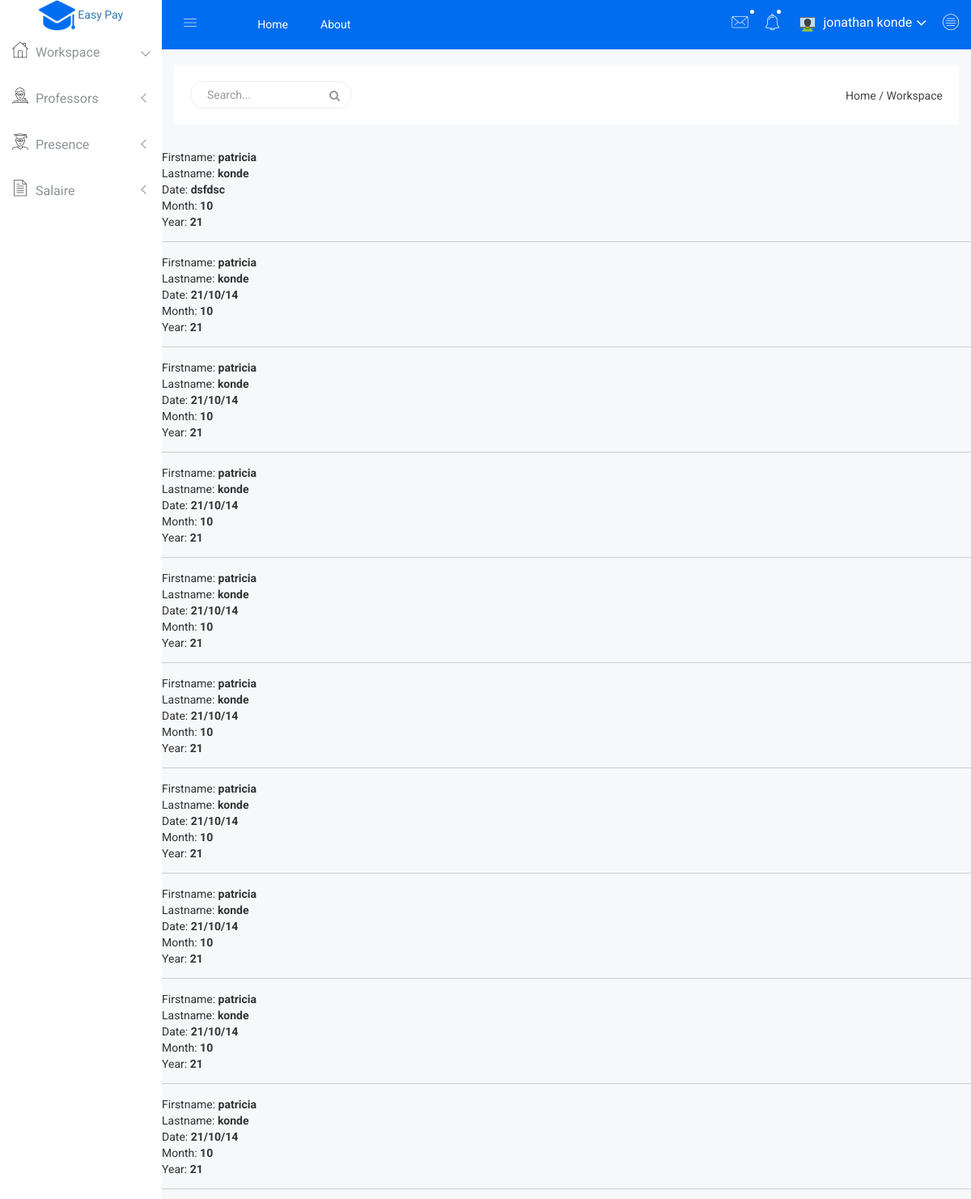
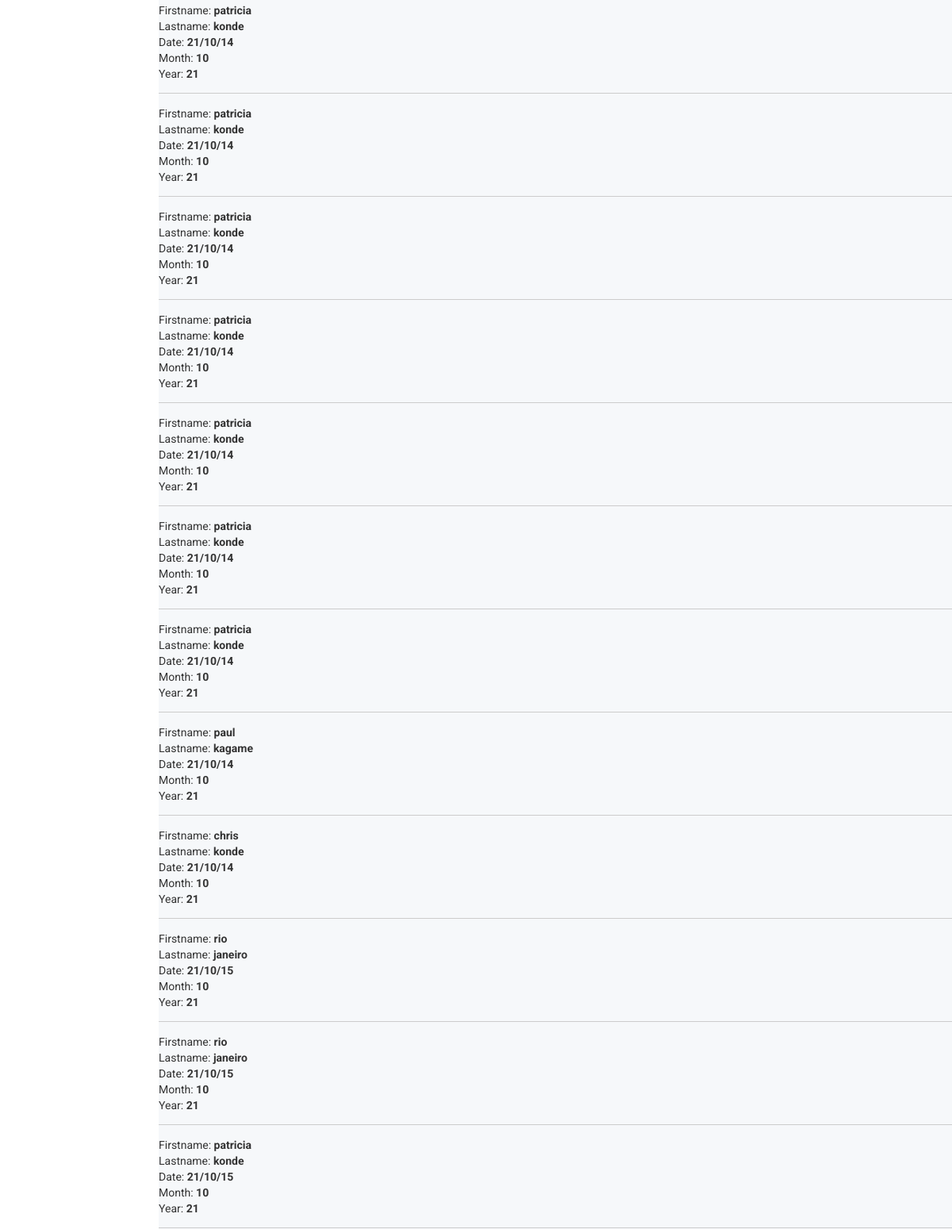
Page /all-presence.php (signed in) on the committed database (2 pictures, top to bottom).
### tables this page shows
CREATE TABLE `presence` (
  `ID` int(11) NOT NULL,
  `ID_USER` int(11) DEFAULT NULL,
  `REGDATE` varchar(255) DEFAULT NULL,
  `STATUS` int(11) DEFAULT NULL,
  `MONTH` varchar(255) DEFAULT NULL,
  `YEAR` varchar(255) DEFAULT NULL
);

CREATE TABLE `user` (
  `ID` int(11) NOT NULL,
  `EMAIL` varchar(255) DEFAULT NULL,
  `PASSWORD` varchar(255) DEFAULT NULL,
  `FIRSTNAME` varchar(255) DEFAULT NULL,
  `LASTNAME` varchar(255) DEFAULT NULL,
  `ROLE` int(11) DEFAULT NULL,
  `REGDATE` varchar(255) DEFAULT NULL
);

### models/connexion.php (called while the page is built, shortened)
<?php
class connexion
{
	private $user_bd="root";
    private  $pass_bd="";
    private  $hote_bd="localhost";
    private  $nom_bd="easypay";
public function ouverture()
    {
$this->_connect_tout=new PDO('mysql:host='.$this->hote_bd.';dbname='.$this->nom_bd.';charset=utf8mb4',$this->user_bd, $this->pass_bd);
    }
}
?>

### models/Presence.php (called while the page is built, shortened)
<?php
class Presence extends connexion
{
public  $error_msg="";
public $error_pas=0;
public function afficher_tout()
{
$date_inscrip=date('y/m/d');
$heure_=date('H:i:s e');
$error_msg="";
$error_pas=0;
     try {
$this->stmt = $this->_connect_tout->prepare("SELECT * FROM  Presence ");
$this->stmt->execute(array());
$resultat=$this->stmt->fetchAll(PDO::FETCH_ASSOC);
return $resultat;
}catch (PDOException $e) {
ini_set('date.timezone', 'Africa/Kinshasa');
$date_inscrip="".$date_inscrip." ".$heure_;
$error_pas++;
$this->error_pas+=$error_pas;
$s=" ".get_class($this);
$error_msg=$error_msg." | "."[methode:afficher_tout][error_pas: ".$error_pas."][date:".$date_inscrip."][msg:".$e."][classe:".$s."]";
$this->error_msg=$error_msg."".$this->error_msg;
}
}
}
?>

### models/User.php (called while the page is built, shortened)
<?php
class User extends connexion
{
private $firstname;
private $lastname;
public  $error_msg="";
public $error_pas=0;
function __construct($id,$email,$password,$role,$firstname,$lastname) {
$this->firstname = $firstname;
$this->lastname = $lastname;
}
function get_firstname() {
return $this->firstname;
}
function get_lastname() {
return $this->lastname;
}
public function afficher_par_id($id)
{
$date_inscrip=date('y/m/d');
$heure_=date('H:i:s e');
$error_msg="";
$error_pas=0;
     try {
$this->stmt = $this->_connect_tout->prepare("SELECT * FROM User WHERE ID=?");
$this->stmt->execute(array($id));
$this->rows = $this->stmt->fetch();
$this->firstname=$this->rows['FIRSTNAME'];
$this->lastname=$this->rows['LASTNAME'];
}
catch (PDOException $e) {
ini_set('date.timezone', 'Africa/Kinshasa');
$date_inscrip="".$date_inscrip." ".$heure_;
$error_pas++;
$this->error_pas+=$error_pas;
$s=" ".get_class($this);
$error_msg=$error_msg." | "."[methode:afficher_par][error_pas: ".$error_pas."][date:".$date_inscrip."][msg:".$e."][classe:".$s."]";
$this->error_msg=$error_msg."".$this->error_msg;
}
}
}
?>

### all-presence.php (the view, shortened to what this page needs)
<!doctype html>
<html class="no-js" lang="en">
<head>
    <link rel="stylesheet" href="css/bootstrap.min.css">
    <link rel="stylesheet" href="css/font-awesome.min.css">
    <link rel="stylesheet" href="css/owl.carousel.css">
    <link rel="stylesheet" href="css/owl.theme.css">
    <link rel="stylesheet" href="css/owl.transitions.css">
    <link rel="stylesheet" href="css/animate.css">
    <link rel="stylesheet" href="css/normalize.css">
    <link rel="stylesheet" href="css/meanmenu.min.css">
    <link rel="stylesheet" href="css/main.css">
    <link rel="stylesheet" href="css/educate-custon-icon.css">
    <link rel="stylesheet" href="css/morrisjs/morris.css">
    <link rel="stylesheet" href="css/scrollbar/jquery.mCustomScrollbar.min.css">
    <link rel="stylesheet" href="css/metisMenu/metisMenu.min.css">
    <link rel="stylesheet" href="css/metisMenu/metisMenu-vertical.css">
    <link rel="stylesheet" href="css/calendar/fullcalendar.min.css">
    <link rel="stylesheet" href="css/calendar/fullcalendar.print.min.css">
    <link rel="stylesheet" href="style.css">
    <link rel="stylesheet" href="css/responsive.css">
</head>
<body>
    <div class="left-sidebar-pro">
        <nav id="sidebar" class="">
            <div class="sidebar-header">
                <a href="index.php" class="text-primary"><img class="main-logo" src="img/logo/logosn.png" alt="img" /> Easy Pay</a>
            </div>
            <div class="left-custom-menu-adp-wrap comment-scrollbar">
                <nav class="sidebar-nav left-sidebar-menu-pro">
                    <ul class="metismenu" id="menu1">
                        <li class="active">
                            <a class="has-arrow" href="workspace.php">
								   <span class="educate-icon educate-home icon-wrap"></span>
								   <span class="mini-click-non">Workspace</span>
								</a>
                        </li>
                        <li>
                            <a class="has-arrow" href="#" aria-expanded="false"><span class="educate-icon educate-professor icon-wrap"></span> <span class="mini-click-non">Professors</span></a>
                        </li>
                        <li>
                            <a class="has-arrow" href="#" aria-expanded="false"><span class="educate-icon educate-student icon-wrap"></span> <span class="mini-click-non">Presence</span></a>
                        </li>
                        <li>
                            <a class="has-arrow" href="#" aria-expanded="false"><span class="educate-icon educate-data-table icon-wrap"></span> <span class="mini-click-non">Salaire</span></a>
                        </li>
                    </ul>
                </nav>
            </div>
        </nav>
    </div>
    <div class="all-content-wrapper">
        <div class="container-fluid">
            <div class="row">
                <div class="col-lg-12 col-md-12 col-sm-12 col-xs-12">
                    <div class="logo-pro">
                        <a href="index.php"><img class="main-logo" src="img/logo/logo.png" alt="" /></a>
                    </div>
                </div>
            </div>
        </div>
        <div class="header-advance-area">
            <div class="header-top-area">
                <div class="container-fluid">
                    <div class="row">
                        <div class="col-lg-12 col-md-12 col-sm-12 col-xs-12">
                            <div class="header-top-wraper">
                                <div class="row">
                                    <div class="col-lg-1 col-md-0 col-sm-1 col-xs-12">
                                        <div class="menu-switcher-pro">
                                            <button type="button" id="sidebarCollapse" class="btn bar-button-pro header-drl-controller-btn btn-info navbar-btn">
													<i class="educate-icon educate-nav"></i>
												</button>
                                        </div>
                                    </div>
                                    <div class="col-lg-6 col-md-7 col-sm-6 col-xs-12">
                                        <div class="header-top-menu tabl-d-n">
                                            <ul class="nav navbar-nav mai-top-nav">
                                                <li class="nav-item"><a href="index.php" class="nav-link">Home</a>
                                                </li>
                                                <li class="nav-item"><a href="#" class="nav-link">About</a>
                                                </li>
                                            </ul>
                                        </div>
                                    </div>
                                    <div class="col-lg-5 col-md-5 col-sm-12 col-xs-12">
                                        <div class="header-right-info">
                                            <ul class="nav navbar-nav mai-top-nav header-right-menu">
                                                <li class="nav-item dropdown">
                                                    <a href="#" data-toggle="dropdown" role="button" aria-expanded="false" class="nav-link dropdown-toggle"><i class="educate-icon educate-message edu-chat-pro" aria-hidden="true"></i><span class="indicator-ms"></span></a>
                                                </li>
                                                <li class="nav-item"><a href="#" data-toggle="dropdown" role="button" aria-expanded="false" class="nav-link dropdown-toggle"><i class="educate-icon educate-bell" aria-hidden="true"></i><span class="indicator-nt"></span></a>
                                                </li>
                                                <li class="nav-item">
                                                    <a href="#" data-toggle="dropdown" role="button" aria-expanded="false" class="nav-link dropdown-toggle">
															<img src="img/product/icons8_Workspace_48px.png" alt="img" />
															<span class="admin-name"><?php
                                                            echo "".$_SESSION['fisrtname_valide']." ".$_SESSION['lastname_valide'] ?></span>
															<i class="fa fa-angle-down edu-icon edu-down-arrow"></i>
														</a>
                                                        </li>
                                                    </ul>
                                                <li class="nav-item nav-setting-open"><a href="#" data-toggle="dropdown" role="button" aria-expanded="false" class="nav-link dropdown-toggle"><i class="educate-icon educate-menu"></i></a>
                                                </li>
                                        </div>
                                    </div>
                                </div>
                            </div>
                        </div>
                    </div>
                </div>
            </div>
            <div class="breadcome-area">
                <div class="container-fluid">
                    <div class="row">
                        <div class="col-lg-12 col-md-12 col-sm-12 col-xs-12">
                            <div class="breadcome-list">
                                <div class="row">
                                    <div class="col-lg-6 col-md-6 col-sm-6 col-xs-12">
                                        <div class="breadcome-heading">
                                            <form role="search" class="sr-input-func">
                                                <input type="text" placeholder="Search..." class="search-int form-control">
                                                <a href="#"><i class="fa fa-search"></i></a>
                                            </form>
                                        </div>
                                    </div>
                                    <div class="col-lg-6 col-md-6 col-sm-6 col-xs-12">
                                        <ul class="breadcome-menu">
                                            <li><a href="#">Home</a> <span class="bread-slash">/</span>
                                            </li>
                                            <li><span class="bread-blod">Workspace</span>
                                            </li>
                                        </ul>
                                    </div>
                                </div>
                            </div>
                        </div>
                    </div>
                </div>
            </div>
        </div>
        <div class="text-secondary my-4">
        <?php
function chargerClasse($classe)
{
if (file_exists($path = 'controllors/'.$classe .'.php') || file_exists($path = 'models/'.$classe .'.php'))
{
require $path;
}
} spl_autoload_register('chargerClasse');
$presence=new Presence(1,1,"d",1,"1","1");
$a=new User(1,"email","password",1,"firstname","lastname");
$v=$presence->afficher_tout();
foreach ($v as $i) {
        $a->afficher_par_id($i['ID_USER']);
        echo"Firstname: "."<strong>".$a->get_firstname()."</strong>";
        echo"<br>";
        echo"Lastname: "."<strong>".$a->get_lastname() ."</strong>";
        echo"<br>";
        echo"Date: "."<strong>".$i['REGDATE'] ."</strong>";
        echo"<br>";
        echo"Month: "."<strong>".$i['MONTH'] ."</strong>";
        echo"<br>";
        echo"Year: "."<strong>".$i['YEAR'] ."</strong>";
        echo"<hr>";
    }
?>
        </div>
                </div>
</body>
</html>

### css/main.css (style rules this page uses)
html { color: #222; font-size: 1em; line-height: 1.4; }
hr { display: block; height: 1px; border: 0; border-top: 1px solid #ccc; margin: 1em 0; padding: 0; }
audio, canvas, iframe, img, svg, video { vertical-align: middle; }

### css/metisMenu/metisMenu-vertical.css (style rules this page uses)
.sidebar-nav { background: #fff; }
.sidebar-nav ul { padding: 0; margin: 0; list-style: none; background: #f5f5f5; }
.sidebar-nav .metismenu { background: #fff; display: -webkit-box; display: -ms-flexbox; display: flex; -webkit-box-orient: vertical; -webkit-box-direction: normal; -ms-flex-direction: column; flex-direction: column; }
.sidebar-nav .metismenu li + li { margin-top: 5px; }
.sidebar-nav .metismenu li:last-child { margin-bottom: 5px; }
.sidebar-nav .metismenu > li { display: -webkit-box; display: -ms-flexbox; display: flex; -webkit-box-orient: vertical; -webkit-box-direction: normal; -ms-flex-direction: column; flex-direction: column; position: relative; }
.sidebar-nav .metismenu a { position: relative; display: block; padding: 13px 15px; color: #444; outline-width: 0; transition: all .3s ease-out; font-size:16px; font-weight:400; }
.sidebar-nav .metismenu li .icon-wrap { margin-right:5px; font-size:20px; color:#303030; }

### rows in the picture
presence: ID_USER.FIRSTNAME "patricia", ID_USER.LASTNAME "konde", REGDATE "dsfdsc", MONTH "10", YEAR "21"
presence: ID_USER.FIRSTNAME "patricia", ID_USER.LASTNAME "konde", REGDATE "21/10/14", MONTH "10", YEAR "21"
presence: ID_USER.FIRSTNAME "patricia", ID_USER.LASTNAME "konde", REGDATE "21/10/14", MONTH "10", YEAR "21"
presence: ID_USER.FIRSTNAME "patricia", ID_USER.LASTNAME "konde", REGDATE "21/10/14", MONTH "10", YEAR "21"
presence: ID_USER.FIRSTNAME "patricia", ID_USER.LASTNAME "konde", REGDATE "21/10/14", MONTH "10", YEAR "21"
presence: ID_USER.FIRSTNAME "patricia", ID_USER.LASTNAME "konde", REGDATE "21/10/14", MONTH "10", YEAR "21"
presence: ID_USER.FIRSTNAME "patricia", ID_USER.LASTNAME "konde", REGDATE "21/10/14", MONTH "10", YEAR "21"
presence: ID_USER.FIRSTNAME "patricia", ID_USER.LASTNAME "konde", REGDATE "21/10/14", MONTH "10", YEAR "21"
presence: ID_USER.FIRSTNAME "patricia", ID_USER.LASTNAME "konde", REGDATE "21/10/14", MONTH "10", YEAR "21"
presence: ID_USER.FIRSTNAME "patricia", ID_USER.LASTNAME "konde", REGDATE "21/10/14", MONTH "10", YEAR "21"
presence: ID_USER.FIRSTNAME "patricia", ID_USER.LASTNAME "konde", REGDATE "21/10/14", MONTH "10", YEAR "21"
presence: ID_USER.FIRSTNAME "patricia", ID_USER.LASTNAME "konde", REGDATE "21/10/14", MONTH "10", YEAR "21"
presence: ID_USER.FIRSTNAME "patricia", ID_USER.LASTNAME "konde", REGDATE "21/10/14", MONTH "10", YEAR "21"
presence: ID_USER.FIRSTNAME "patricia", ID_USER.LASTNAME "konde", REGDATE "21/10/14", MONTH "10", YEAR "21"
presence: ID_USER.FIRSTNAME "patricia", ID_USER.LASTNAME "konde", REGDATE "21/10/14", MONTH "10", YEAR "21"
presence: ID_USER.FIRSTNAME "patricia", ID_USER.LASTNAME "konde", REGDATE "21/10/14", MONTH "10", YEAR "21"
presence: ID_USER.FIRSTNAME "patricia", ID_USER.LASTNAME "konde", REGDATE "21/10/14", MONTH "10", YEAR "21"
presence: ID_USER.FIRSTNAME "paul", ID_USER.LASTNAME "kagame", REGDATE "21/10/14", MONTH "10", YEAR "21"
presence: ID_USER.FIRSTNAME "chris", ID_USER.LASTNAME "konde", REGDATE "21/10/14", MONTH "10", YEAR "21"
presence: ID_USER.FIRSTNAME "rio", ID_USER.LASTNAME "janeiro", REGDATE "21/10/15", MONTH "10", YEAR "21"
presence: ID_USER.FIRSTNAME "rio", ID_USER.LASTNAME "janeiro", REGDATE "21/10/15", MONTH "10", YEAR "21"
presence: ID_USER.FIRSTNAME "patricia", ID_USER.LASTNAME "konde", REGDATE "21/10/15", MONTH "10", YEAR "21"

### other values in the picture
$_SESSION['fisrtname_valide'] "jonathan"
$_SESSION['lastname_valide'] "konde"
